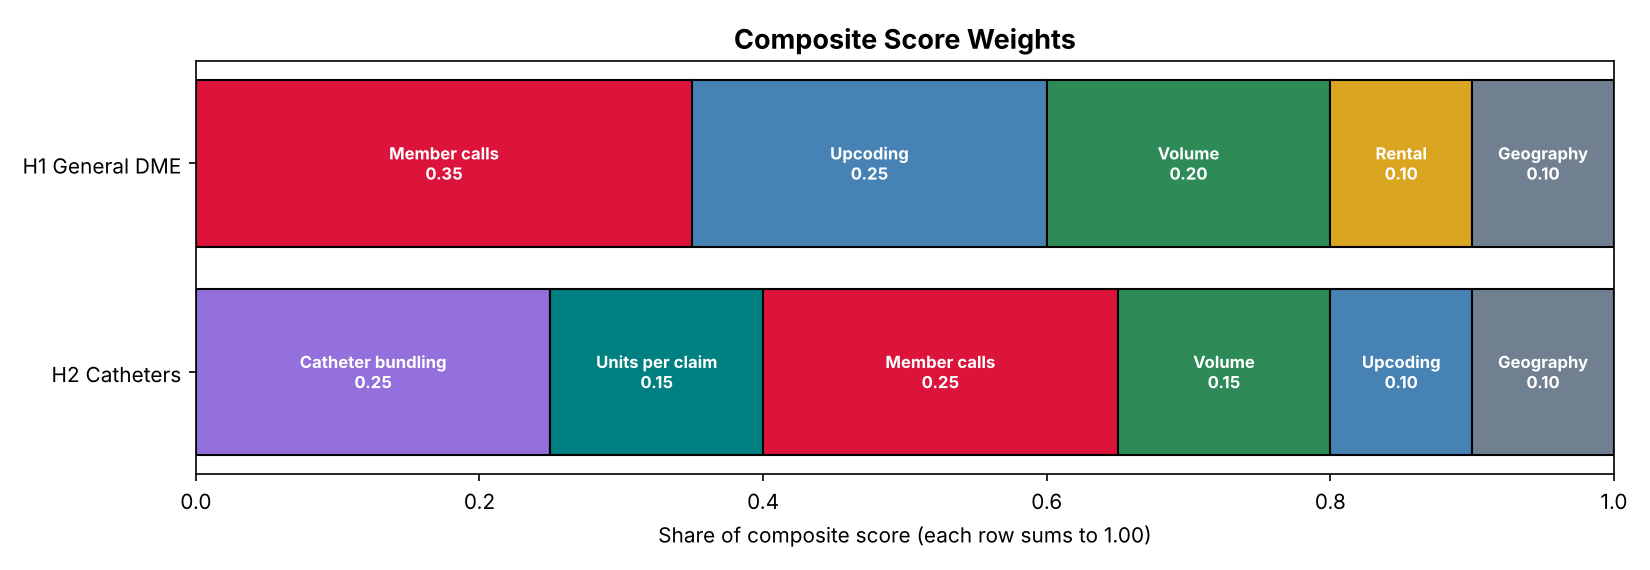

Write Python code to recreate this figure.
# viz_11_composite_weights.py
# Composite weights used by H1 and H2 (read from caet_shared)

import sys
import matplotlib.pyplot as plt

from pathlib import Path
BASE_DIR = Path(__file__).resolve().parent
sys.path.insert(0, str(BASE_DIR.parent / "CAET_tool"))
from caet_shared import H1_WEIGHTS, H2_WEIGHTS

# ── CHART ────────────────────────────────────────────────────────────
labels = {
    "member_call": "Member calls", "upcoding": "Upcoding", "volume": "Volume",
    "rental": "Rental", "geographic": "Geography",
    "catheter_bundling": "Catheter bundling", "units": "Units per claim",
}
palette = {
    "Member calls": "crimson", "Upcoding": "steelblue", "Volume": "seagreen",
    "Rental": "goldenrod", "Geography": "slategray",
    "Catheter bundling": "mediumpurple", "Units per claim": "teal",
}

fig, ax = plt.subplots(figsize=(11, 3.8))
for row, (name, weights) in enumerate([("H1 General DME", H1_WEIGHTS), ("H2 Catheters", H2_WEIGHTS)]):
    left = 0.0
    for key, val in weights.items():
        lab = labels[key]
        ax.barh(row, val, left=left, color=palette[lab], edgecolor="black")
        ax.text(left + val / 2, row, f"{lab}\n{val:.2f}", ha="center", va="center", fontsize=8, color="white", fontweight="bold")
        left += val

ax.set_yticks([0, 1])
ax.set_yticklabels(["H1 General DME", "H2 Catheters"])
ax.invert_yaxis()
ax.set_xlim(0, 1)
ax.set_xlabel("Share of composite score (each row sums to 1.00)")
ax.set_title("Composite Score Weights", fontsize=13, fontweight="bold")

# ── SAVE ─────────────────────────────────────────────────────────────
plt.tight_layout()
plt.savefig(str(BASE_DIR / "viz_11_composite_weights.png"), dpi=150)
plt.show()
print("Saved: viz_11_composite_weights.png")
